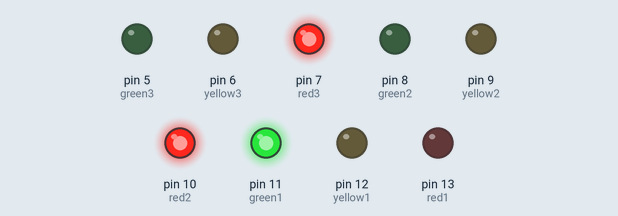
Recording of a sketch running on a simulated Arduino Uno, built with avr-gcc and run on an emulated ATmega328P. On the bench: output pins drawn as LEDs (lit = HIGH).

Above: at 0.1 s.
At 8.1 s:
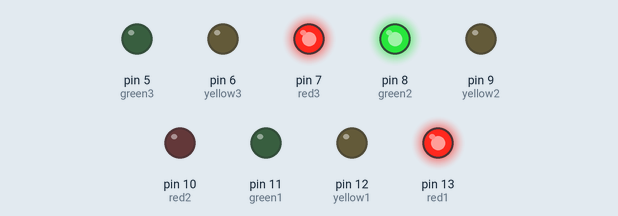
At 16.1 s:
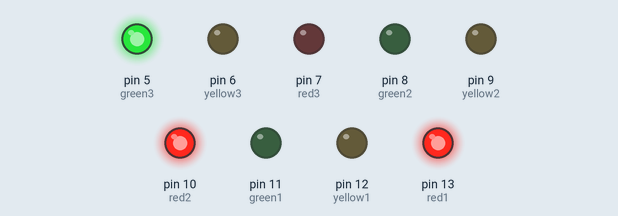
At 21.1 s:
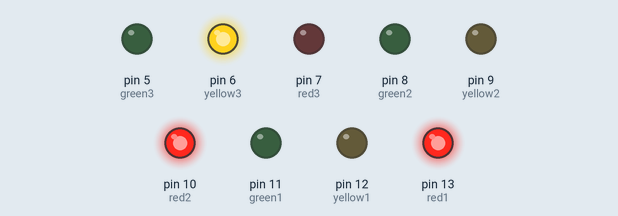
At 29.1 s:
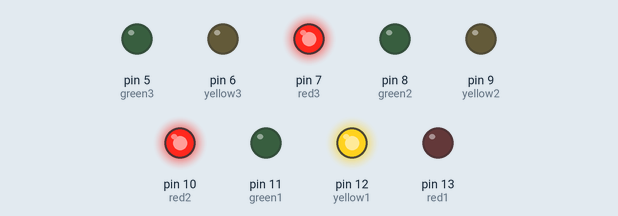
At 37.1 s:
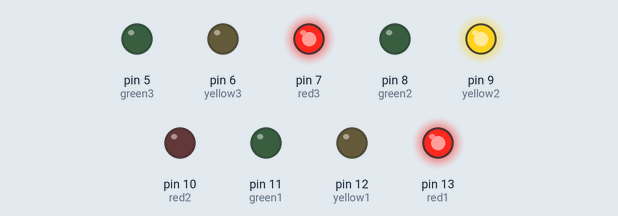
Timing chart, 0 to 38.6 s (numbered marks = the images above):
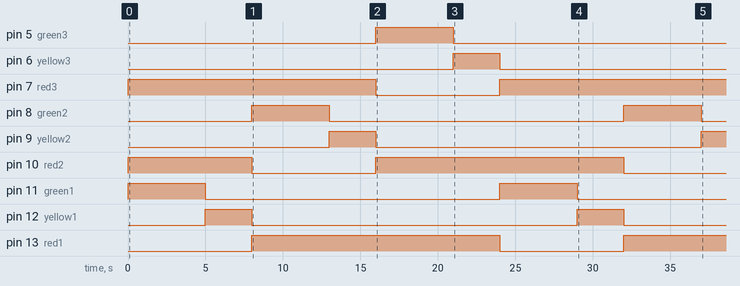

The sketch:

sketch.ino
```cpp
// Traffic Light 1 Pins
int red1 = 13;
int yellow1 = 12;
int green1 = 11;

// Traffic Light 2 Pins
int red2 = 10;
int yellow2 = 9;
int green2 = 8;

// Traffic Light 3 Pins
int red3 = 7;
int yellow3 = 6;
int green3 = 5;

// Timing for each state (in milliseconds)
unsigned long redTime = 5000;    // 10 seconds for red light
unsigned long yellowTime = 3000;  // 3 seconds for yellow light
unsigned long greenTime = 5000;  // 10 seconds for green light

unsigned long previousMillis = 0; // To track time

int state = 0; // To track the current state of the lights

void setup() {
  // Set all LED pins as OUTPUT
  pinMode(red1, OUTPUT);
  pinMode(yellow1, OUTPUT);
  pinMode(green1, OUTPUT);

  pinMode(red2, OUTPUT);
  pinMode(yellow2, OUTPUT);
  pinMode(green2, OUTPUT);

  pinMode(red3, OUTPUT);
  pinMode(yellow3, OUTPUT);
  pinMode(green3, OUTPUT);

  // Start with Traffic Light 1 green, Traffic Light 2 and 3 red
  setTrafficLights(0);
}

void loop() {
  unsigned long currentMillis = millis();

  if (state == 0 && currentMillis - previousMillis >= greenTime) {
    previousMillis = currentMillis;
    state = 1; // Change Traffic Light 1 to yellow
    setTrafficLights(1);
  }
  else if (state == 1 && currentMillis - previousMillis >= yellowTime) {
    previousMillis = currentMillis;
    state = 2; // Change Traffic Light 1 to red and Traffic Light 2 to green
    setTrafficLights(2);
  }
  else if (state == 2 && currentMillis - previousMillis >= greenTime) {
    previousMillis = currentMillis;
    state = 3; // Change Traffic Light 2 to yellow
    setTrafficLights(3);
  }
  else if (state == 3 && currentMillis - previousMillis >= yellowTime) {
    previousMillis = currentMillis;
    state = 4; // Change Traffic Light 2 to red and Traffic Light 3 to green
    setTrafficLights(4);
  }
  else if (state == 4 && currentMillis - previousMillis >= greenTime) {
    previousMillis = currentMillis;
    state = 5; // Change Traffic Light 3 to yellow
    setTrafficLights(5);
  }
  else if (state == 5 && currentMillis - previousMillis >= yellowTime) {
    previousMillis = currentMillis;
    state = 0; // Change Traffic Light 3 to red and Traffic Light 1 to green
    setTrafficLights(0);
  }
}

// Function to control the traffic lights based on the current state
void setTrafficLights(int state) {
  // Reset all lights to OFF
  digitalWrite(red1, LOW);
  digitalWrite(yellow1, LOW);
  digitalWrite(green1, LOW);

  digitalWrite(red2, LOW);
  digitalWrite(yellow2, LOW);
  digitalWrite(green2, LOW);

  digitalWrite(red3, LOW);
  digitalWrite(yellow3, LOW);
  digitalWrite(green3, LOW);

  // Set the lights based on the current state
  if (state == 0) {
    // Traffic Light 1 green, Traffic Light 2 and 3 red
    digitalWrite(green1, HIGH);
    digitalWrite(red2, HIGH);
    digitalWrite(red3, HIGH);
  }
  else if (state == 1) {
    // Traffic Light 1 yellow, Traffic Light 2 and 3 red
    digitalWrite(yellow1, HIGH);
    digitalWrite(red2, HIGH);
    digitalWrite(red3, HIGH);
  }
  else if (state == 2) {
    // Traffic Light 1 red, Traffic Light 2 green, Traffic Light 3 red
    digitalWrite(red1, HIGH);
    digitalWrite(green2, HIGH);
    digitalWrite(red3, HIGH);
  }
  else if (state == 3) {
    // Traffic Light 1 red, Traffic Light 2 yellow, Traffic Light 3 red
    digitalWrite(red1, HIGH);
    digitalWrite(yellow2, HIGH);
    digitalWrite(red3, HIGH);
  }
  else if (state == 4) {
    // Traffic Light 1 red, Traffic Light 2 red, Traffic Light 3 green
    digitalWrite(red1, HIGH);
    digitalWrite(red2, HIGH);
    digitalWrite(green3, HIGH);
  }
  else if (state == 5) {
    // Traffic Light 1 red, Traffic Light 2 red, Traffic Light 3 yellow
    digitalWrite(red1, HIGH);
    digitalWrite(red2, HIGH);
    digitalWrite(yellow3, HIGH);
  }
}
```

Measured:
- by itself, pin 5 (green3): LOW → HIGH at 16.0 s, → LOW 5.0 s later
- by itself, pin 6 (yellow3): LOW → HIGH at 21.0 s, → LOW 3.0 s later
- by itself, pin 7 (red3): HIGH → LOW at 16.0 s, → HIGH 8.0 s later
- by itself, pin 8 (green2): alternates HIGH for 5.0 s and LOW for 19.0 s
- by itself, pin 9 (yellow2): LOW → HIGH at 13.0 s, → LOW 3.0 s later, → HIGH 21.0 s later
- by itself, pin 10 (red2): HIGH → LOW at 8.0 s, → HIGH 8.0 s later, → LOW 16.0 s later
- by itself, pin 11 (green1): HIGH → LOW at 5.0 s, → HIGH 19.0 s later, → LOW 5.0 s later
- by itself, pin 12 (yellow1): alternates HIGH for 3.0 s and LOW for 21.0 s
